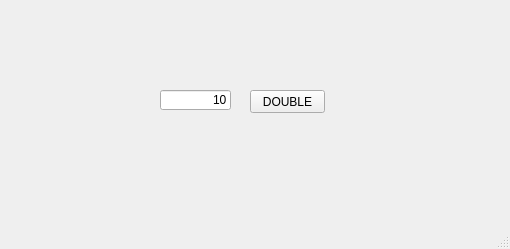
<?xml version="1.0" encoding="UTF-8"?>
<ui version="4.0">
 <class>MainWindow</class>
 <widget class="QMainWindow" name="MainWindow">
  <property name="geometry">
   <rect>
    <x>0</x>
    <y>0</y>
    <width>510</width>
    <height>249</height>
   </rect>
  </property>
  <property name="windowTitle">
   <string>MainWindow</string>
  </property>
  <widget class="QWidget" name="centralwidget">
   <widget class="QLineEdit" name="le">
    <property name="geometry">
     <rect>
      <x>160</x>
      <y>90</y>
      <width>71</width>
      <height>20</height>
     </rect>
    </property>
    <property name="text">
     <string>10</string>
    </property>
    <property name="alignment">
     <set>Qt::AlignRight|Qt::AlignTrailing|Qt::AlignVCenter</set>
    </property>
   </widget>
   <widget class="QPushButton" name="pb">
    <property name="geometry">
     <rect>
      <x>250</x>
      <y>90</y>
      <width>75</width>
      <height>23</height>
     </rect>
    </property>
    <property name="text">
     <string>DOUBLE</string>
    </property>
   </widget>
  </widget>
  <widget class="QMenuBar" name="menubar">
   <property name="geometry">
    <rect>
     <x>0</x>
     <y>0</y>
     <width>510</width>
     <height>21</height>
    </rect>
   </property>
  </widget>
  <widget class="QStatusBar" name="statusbar"/>
 </widget>
 <resources/>
 <connections/>
</ui>
